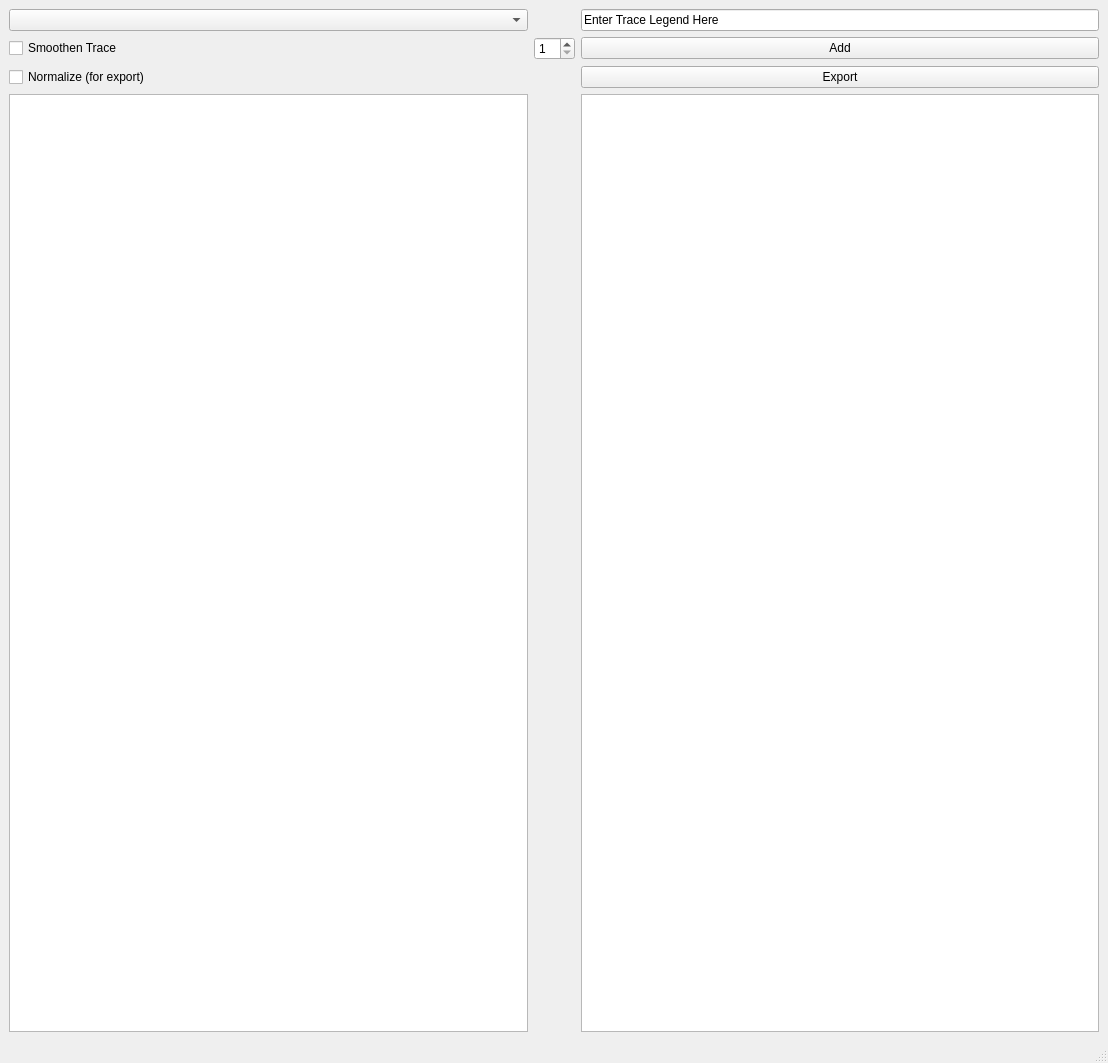
<?xml version="1.0" encoding="UTF-8"?>
<ui version="4.0">
 <class>MainWindow</class>
 <widget class="QMainWindow" name="MainWindow">
  <property name="geometry">
   <rect>
    <x>0</x>
    <y>0</y>
    <width>1108</width>
    <height>1063</height>
   </rect>
  </property>
  <property name="windowTitle">
   <string>MainWindow</string>
  </property>
  <widget class="QWidget" name="centralwidget">
   <layout class="QGridLayout" name="gridLayout">
    <item row="0" column="0">
     <widget class="QComboBox" name="comboBox"/>
    </item>
    <item row="1" column="0">
     <widget class="QCheckBox" name="smooth_checkBox">
      <property name="text">
       <string>Smoothen Trace</string>
      </property>
     </widget>
    </item>
    <item row="0" column="2">
     <widget class="QLineEdit" name="lineEdit">
      <property name="text">
       <string>Enter Trace Legend Here</string>
      </property>
     </widget>
    </item>
    <item row="1" column="2">
     <widget class="QPushButton" name="add_pushButton">
      <property name="text">
       <string>Add</string>
      </property>
     </widget>
    </item>
    <item row="2" column="0">
     <widget class="QCheckBox" name="Normalize_checkBox">
      <property name="text">
       <string>Normalize (for export)</string>
      </property>
     </widget>
    </item>
    <item row="1" column="1">
     <widget class="QSpinBox" name="smooth_spinBox">
      <property name="minimum">
       <number>1</number>
      </property>
     </widget>
    </item>
    <item row="2" column="2">
     <widget class="QPushButton" name="export_pushButton">
      <property name="text">
       <string>Export</string>
      </property>
     </widget>
    </item>
    <item row="3" column="2">
     <widget class="QTextBrowser" name="textBrowser"/>
    </item>
    <item row="3" column="0">
     <widget class="QTreeView" name="treeView"/>
    </item>
   </layout>
  </widget>
  <widget class="QMenuBar" name="menubar">
   <property name="geometry">
    <rect>
     <x>0</x>
     <y>0</y>
     <width>1108</width>
     <height>38</height>
    </rect>
   </property>
  </widget>
  <widget class="QStatusBar" name="statusbar"/>
 </widget>
 <resources/>
 <connections/>
</ui>
